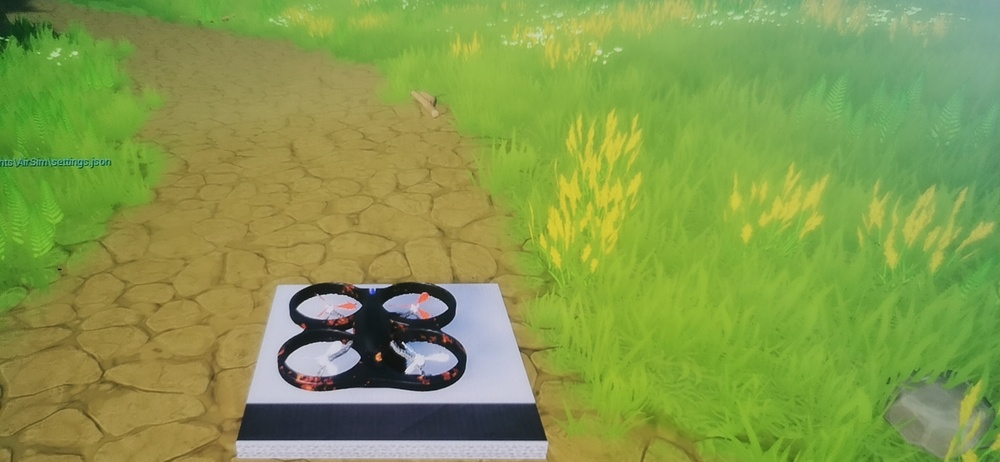
#> input picture line_detect/1.jpg, 1000 x 462 px, shrunk from 2340 x 1080 before the run
$ python preprocess.py   (older library calls are emulated)
#> lines starting #> are read from the running program, lines starting #| are printed output that depends on the picture; after the words box and inside, x2 and y2 are one past the last pixel; in counts of white or black regions, pixels touching at a corner belong together
import cv2

def preprocess(gray):
	# # 直方图均衡化
	equ = cv2.equalizeHist(gray)
	# 高斯平滑
	gaussian = cv2.GaussianBlur(gray, (3, 3), 0, 0, cv2.BORDER_DEFAULT)
	# 中值滤波
	median = cv2.medianBlur(gaussian, 5)
	# Sobel算子，X方向求梯度
	sobel = cv2.Sobel(median, cv2.CV_8U, 1, 0, ksize = 3)
	# 二值化
	ret, binary = cv2.threshold(sobel, 30,255, cv2.THRESH_BINARY)
	# 膨胀和腐蚀操作的核函数
	element1 = cv2.getStructuringElement(cv2.MORPH_RECT, (3, 1))
	element2 = cv2.getStructuringElement(cv2.MORPH_RECT, (2, 1))
	# 腐蚀一次，去掉细节
	erosion = cv2.erode(binary, element1, iterations = 1)
	# 膨胀一次，让轮廓突出
	dilation = cv2.dilate(erosion, element2, iterations = 1)
	# 腐蚀一次，去掉细节
	erosion2 = cv2.erode(dilation, element1, iterations = 1)
	# 再次膨胀，让轮廓明显一些
	dilation2 = cv2.dilate(erosion2, element2,iterations = 2)
	cv2.imshow('dilation2', binary)
	cv2.waitKey(0)

if __name__ == '__main__':
    image = cv2.imread('1.jpg')
#> image is the input picture: shape (462, 1000, 3); mean B, G, R 75.8, 154.2, 132.2
    gray = cv2.cvtColor(image, cv2.COLOR_BGR2GRAY)
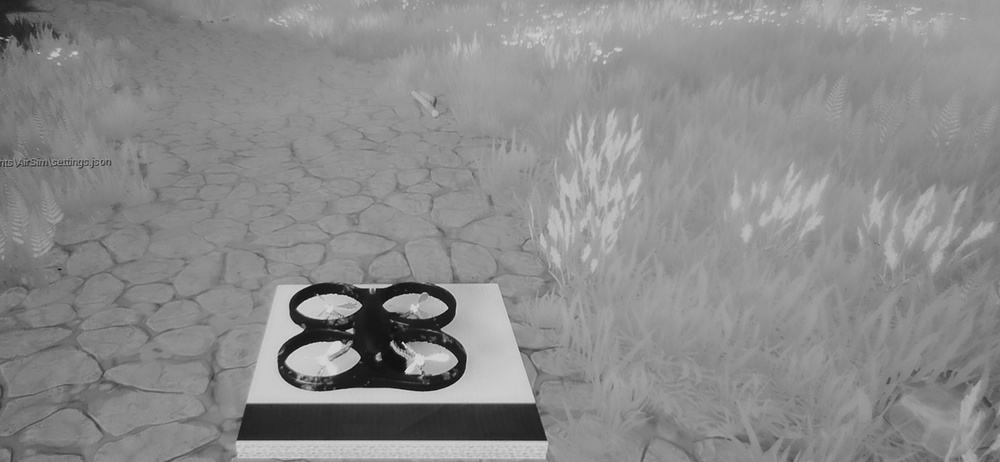
#> gray: shape (462, 1000); min 9, max 229, mean 138.7
    img = preprocess(gray)
#> in preprocess, `equ = cv2.equalizeHist(gray)`:
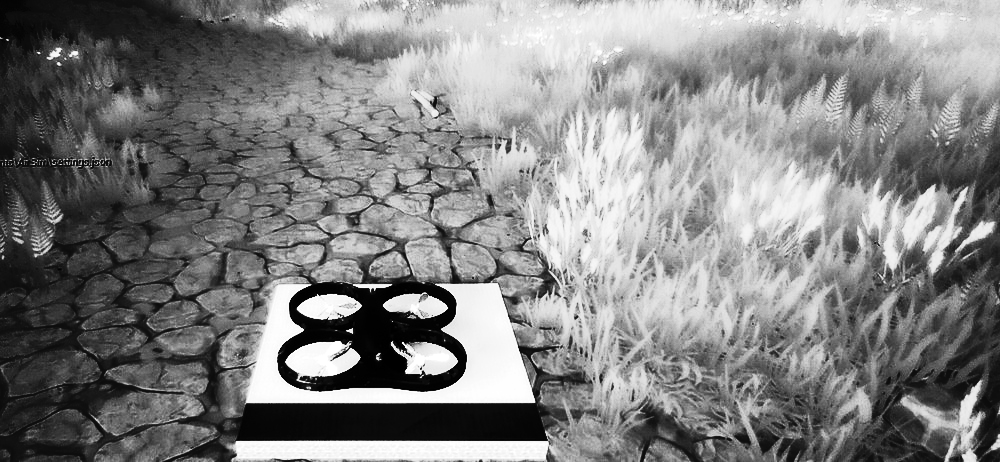
#> equ: shape (462, 1000); min 0, max 255, mean 129.7
#> in preprocess, `sobel = cv2.Sobel(median, cv2.CV_8U, 1, 0, ksize = 3)`:
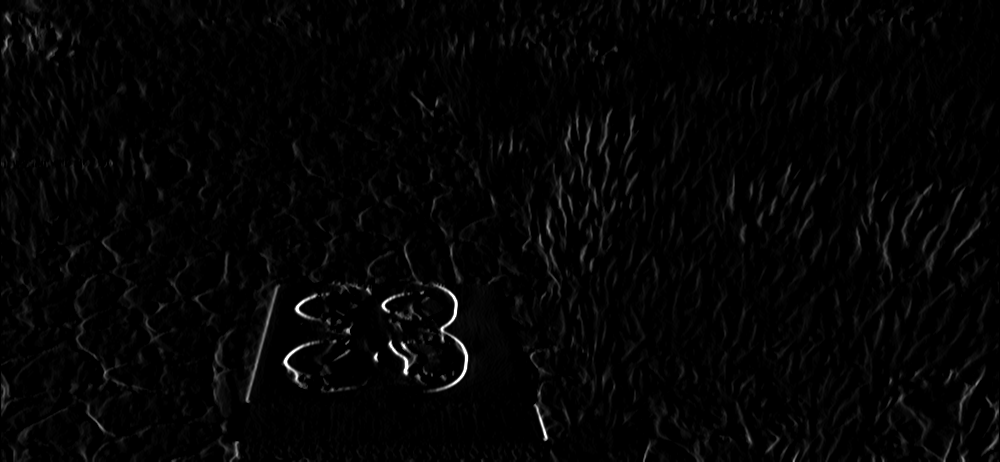
#> sobel: shape (462, 1000); min 0, max 255, mean 4.5
#> in preprocess, `ret, binary = cv2.threshold(sobel, 30,255, cv2.THRESH_BINARY)`:
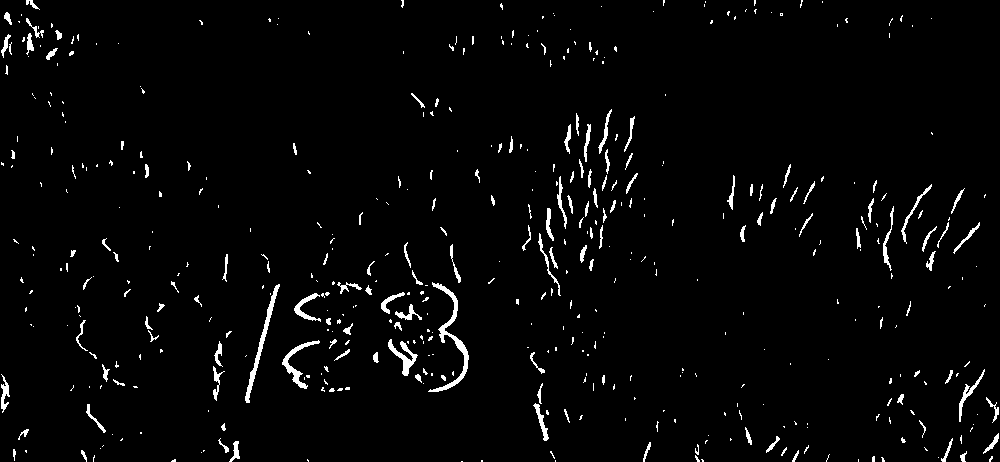
#> binary: shape (462, 1000); 2.6% white; 474 white regions (334 under 20 px), largest, box (x1, y1, x2, y2) and area: (428, 282, 469, 392) 741, (245, 284, 280, 403) 540, (282, 340, 320, 389) 380
#> in preprocess, `erosion = cv2.erode(binary, element1, iterations = 1)`:
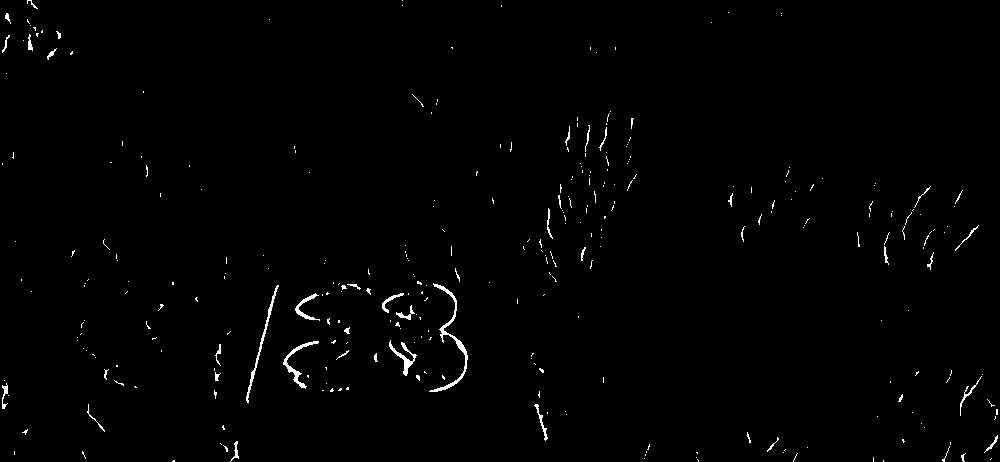
#> erosion: shape (462, 1000); 0.93% white in thin lines or dots
#> in preprocess, `dilation = cv2.dilate(erosion, element2, iterations = 1)`:
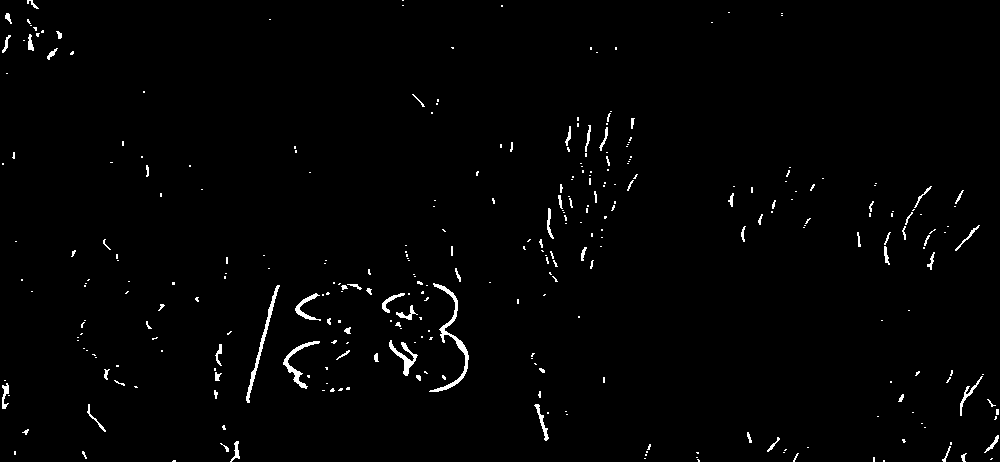
#> dilation: shape (462, 1000); 1.4% white; 317 white regions (241 under 20 px), largest, box (x1, y1, x2, y2) and area: (429, 283, 469, 392) 618, (246, 285, 280, 403) 420, (283, 341, 320, 389) 328
#> in preprocess, `erosion2 = cv2.erode(dilation, element1, iterations = 1)`: erosion2: shape (462, 1000); 0.49% white in thin lines or dots
#> in preprocess, `dilation2 = cv2.dilate(erosion2, element2,iterations = 2)`:
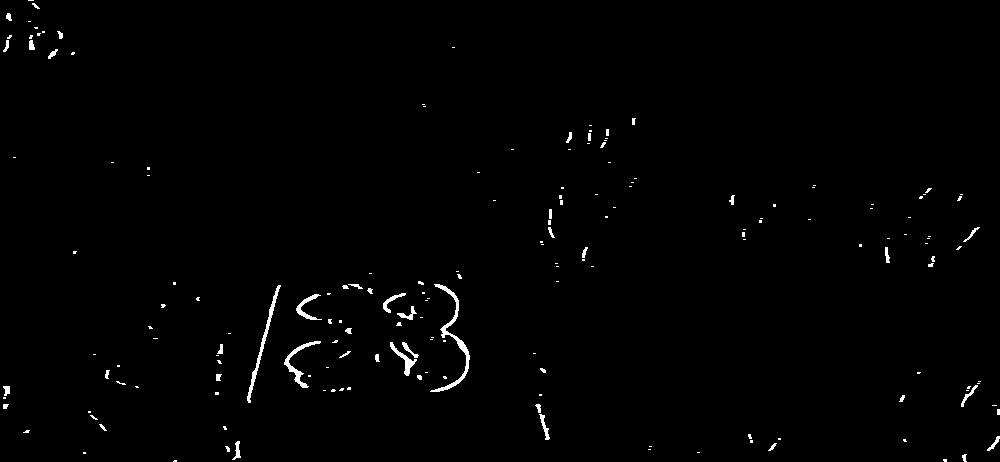
#> dilation2: shape (462, 1000); 0.95% white; 178 white regions (132 under 20 px), largest, box (x1, y1, x2, y2) and area: (430, 284, 470, 392) 604, (247, 285, 281, 403) 420, (284, 341, 321, 388) 324

$ run again, with line_detect/2.jpg copied over line_detect/1.jpg
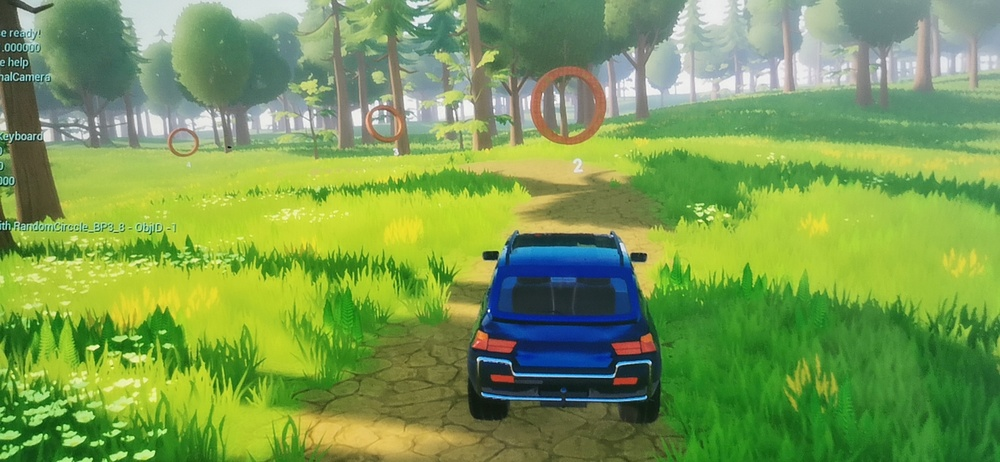
#> input picture line_detect/2.jpg, 1000 x 462 px, shrunk from 2340 x 1080 before the run
#> image is the input picture: shape (462, 1000, 3); mean B, G, R 81.5, 156.1, 121.7
#> in preprocess, `ret, binary = cv2.threshold(sobel, 30,255, cv2.THRESH_BINARY)`:
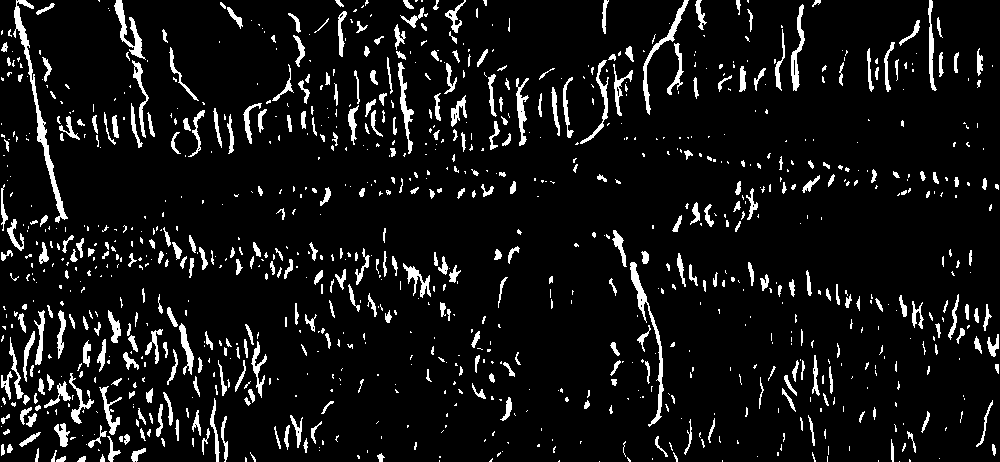
#> binary: shape (462, 1000); 7.9% white; 1030 white regions (644 under 20 px), largest, box (x1, y1, x2, y2) and area: (13, 0, 68, 223) 1270, (630, 262, 664, 427) 810, (643, 0, 689, 115) 578
#> erosion: shape (462, 1000); 3.3% white in thin lines or dots
#> dilation: shape (462, 1000); 4.7% white; 790 white regions (498 under 20 px), largest, box (x1, y1, x2, y2) and area: (31, 80, 68, 222) 632, (644, 0, 689, 113) 460, (115, 0, 145, 58) 454
#> erosion2: shape (462, 1000); 1.8% white in thin lines or dots
#> in preprocess, `dilation2 = cv2.dilate(erosion2, element2,iterations = 2)`:
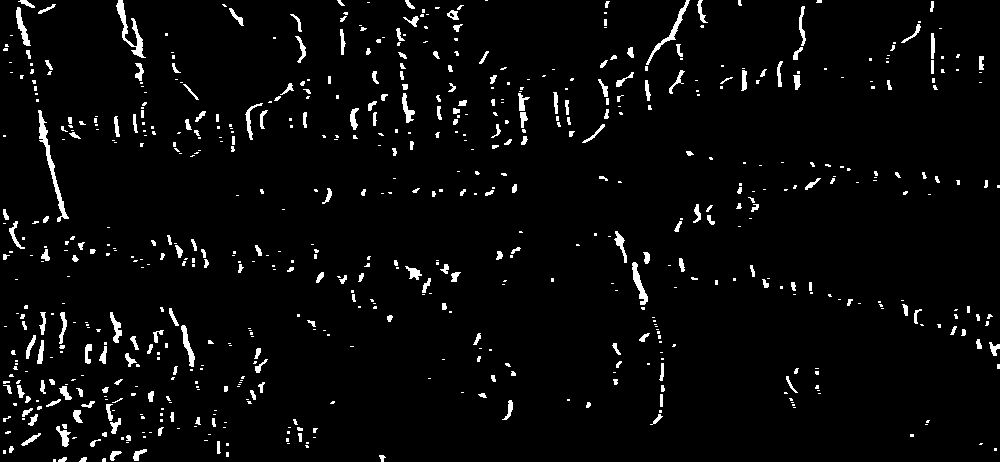
#> dilation2: shape (462, 1000); 3.6% white; 667 white regions (421 under 20 px), largest, box (x1, y1, x2, y2) and area: (38, 110, 69, 222) 554, (116, 0, 146, 58) 452, (646, 0, 690, 65) 316
